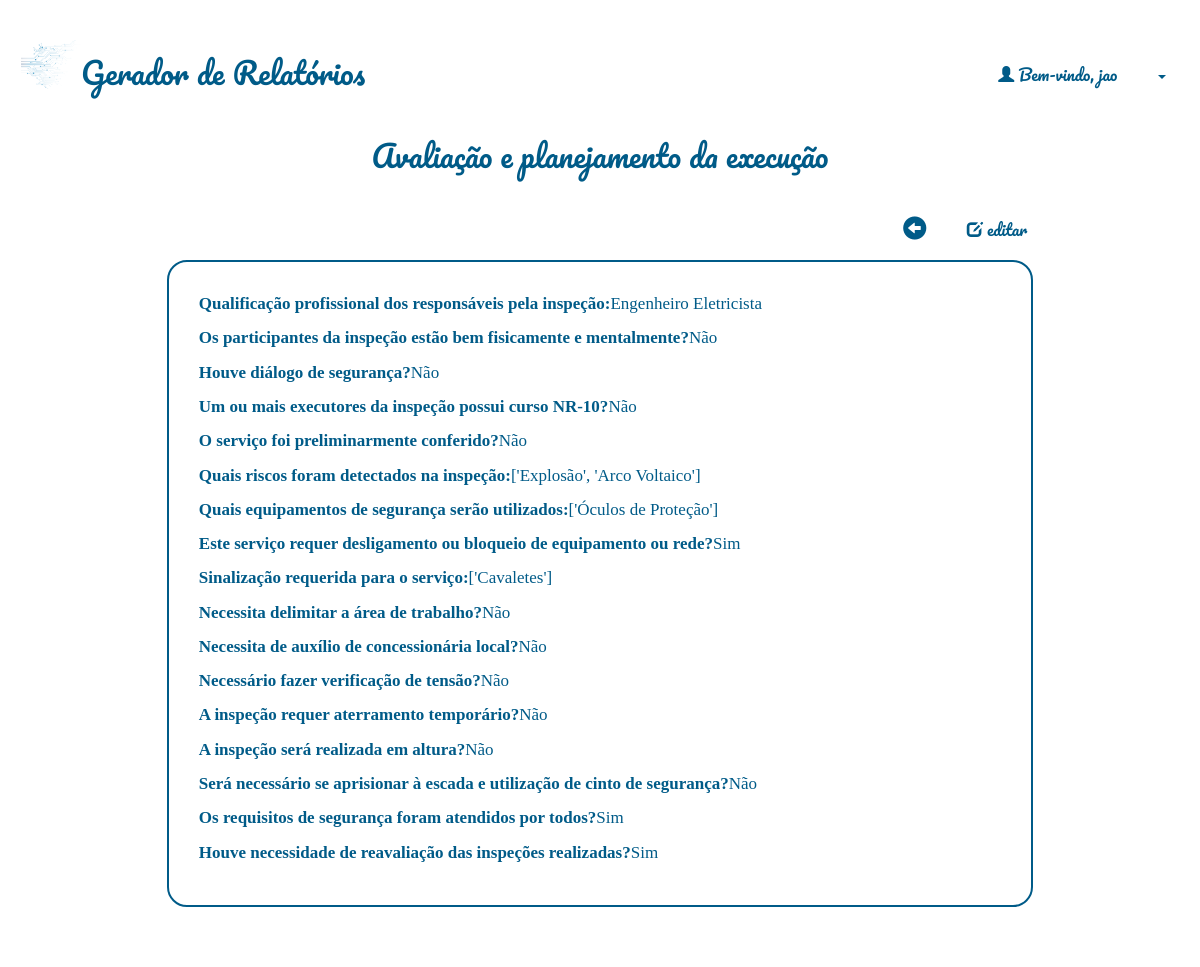
Screenshot of /relatorios/addplanejamento/42/ (signed in) with the database file from the repository.
### relatorio/models.py (models this page shows)
class Relatorio(models.Model):
    autor = models.ForeignKey(User, default=None, on_delete=models.CASCADE)
    data = models.DateTimeField()
    local = models.CharField(max_length=100)
    temperatura = models.IntegerField()
    clima = models.CharField(max_length=100)
    responsaveis = models.TextField(blank=True)
    qualiprof = models.CharField(max_length=100, default='')
    riscos = models.CharField(max_length=100, default='[]')
    equipamentos = models.CharField(max_length=100, default='[]')
    sinalizacao = models.CharField(max_length=100, default='[]')
    desligamento = models.CharField(max_length=4, default='')
    integridade = models.CharField(max_length=4, default='')
    dialogo = models.CharField(max_length=4, default='')
    curso_nr = models.CharField(max_length=4, default='')
    conferido = models.CharField(max_length=4, default='')
    delimitar_area = models.CharField(max_length=4, default='')
    auxconces = models.CharField(max_length=4, default='')
    tensao = models.CharField(max_length=4, default='')
    aterramento = models.CharField(max_length=4, default='')
    altura = models.CharField(max_length=4, default='')
    cinto_seg = models.CharField(max_length=4, default='')
    requi_seg = models.CharField(max_length=4, default='')
    reavaliacao = models.CharField(max_length=4, default='')
    tempambiente = models.CharField(max_length=100, default='')
    condambiente = models.CharField(max_length=100, default='')
    altitude = models.CharField(max_length=100, default='')
    presagua = models.CharField(max_length=100, default='')
    pressolidos = models.CharField(max_length=100, default='')
    pressubst = models.CharField(max_length=100, default='')
    solmecanicas = models.CharField(max_length=100, default='')
    presmofo = models.CharField(max_length=100, default='')
    presfauna = models.CharField(max_length=100, default='')
    infleletro = models.CharField(max_length=100, default='')
    radsolar = models.CharField(max_length=100, default='')
    descatm = models.CharField(max_length=100, default='')
    movdoar = models.CharField(max_length=100, default='')
    vento = models.CharField(max_length=100, default='')
    competencia = models.CharField(max_length=100, default='')
    reseletr = models.CharField(max_length=100, default='')
    contpessoas = models.CharField(max_length=100, default='')
    condfuga = models.CharField(max_length=100, default='')
    natmatpr = models.CharField(max_length=100, default='')
    natmatcons = models.CharField(max_length=100, default='')
    classestr = models.CharField(max_length=100, default='')
    documentacao = models.CharField(max_length=100, default='')
    ambientesofreu = models.CharField(max_length=100, default='')
    instalacaoinspecionada = models.CharField(max_length=100, default='')
    linhaseletricasdisp = models.CharField(max_length=100, default='')
    compinstalacao = models.CharField(max_length=100, default='')
    linhaseletricascorr = models.CharField(max_length=100, default='')
    tomadasdeforca = models.CharField(max_length=100, default='')
    qtdesufitomadas = models.CharField(max_length=100, default='')
    instlquadist = models.CharField(max_length=100, default='')
    novoscircuitos = models.CharField(max_length=100, default='')
    advquadist = models.CharField(max_length=100, default='')
    dispprotecaoident = models.CharField(max_length=100, default='')
    protcircuitos = models.CharField(max_length=100, default='')
    barramentoquadist = models.CharField(max_length=100, default='')
    bitola = models.CharField(max_length=100, default='')
    condutident = models.CharField(max_length=100, default='')
    disjundif = models.CharField(max_length=100, default='')
    dispprotecaosurtos = models.CharField(max_length=100, default='')
    servseguranca = models.CharField(max_length=100, default='')
    esqaterramento = models.CharField(max_length=100, default='')
    reservadeenergia = models.CharField(max_length=100, default='')
    fontseguranca = models.CharField(max_length=100, default='')
    paralelismo = models.CharField(max_length=100, default='')
    capbarramento = models.PositiveSmallIntegerField(default=0)
    protgeral = models.PositiveSmallIntegerField(default=0)
    protdr = models.PositiveSmallIntegerField(default=0)
    protdps = models.PositiveSmallIntegerField(default=0)
    vab = models.PositiveSmallIntegerField(default=0)
    van = models.PositiveSmallIntegerField(default=0)
    ia= models.PositiveSmallIntegerField(default=0)
    vbc = models.PositiveSmallIntegerField(default=0)
    vbn = models.PositiveSmallIntegerField(default=0)
    ib= models.PositiveSmallIntegerField(default=0)
    vca = models.PositiveSmallIntegerField(default=0)
    vcn = models.PositiveSmallIntegerField(default=0)
    ic= models.PositiveSmallIntegerField(default=0)
    continuidade = models.CharField(max_length=100, default='')
    resistencia = models.CharField(max_length=100, default='')
    selvpelv = models.CharField(max_length=100, default='')
    verificacao = models.CharField(max_length=100, default='')
    ensaiodetensao = models.CharField(max_length=100, default='')
    ensaiodefunc = models.CharField(max_length=100, default='')

### relatorio/views.py (the view, shortened to what this page needs)
# urls.py: path('addplanejamento/<int:rel_id>/', views.planejamento_add, name="addplanejamento"),
@login_required(login_url="/accounts/login/")
def planejamento_add(request, rel_id):
    relatorio = Relatorio.objects.get(id=rel_id)
    if relatorio.qualiprof != '':
        return render(request, 'relatorio/relatorio_planejamento_visualiza.html', {'relatorio': relatorio})

### relatorio/templates/relatorio/relatorio_planejamento_visualiza.html (shortened to what this page needs)
{% extends 'base_layout.html'%}
{% block content %}
<div id="relatorio-visualiza-wrapper"  class="container-fluid">
        <div class="container">
                <h2 style="text-align:center;">Avaliação e planejamento da execução</h3>
                <nav class="navbar navbar-expand-lg justify-content-space-between">
                        <button id="botao-icon" class="navbar-brand" onclick="history.back()">
                                <h3><span class="glyphicon glyphicon-circle-arrow-left"></span></h3>
                        </button>
                        <a id="botao-icon" class="nav-link" href="{% url 'relatorio:edita' rel_id=relatorio.id %}">
                                <span class="glyphicon glyphicon-edit"></span> editar
                        </a>
                </nav>
        <div id="relatorio-visualiza" class="container-fluid">
                <p><b>Qualificação profissional dos responsáveis pela inspeção:</b> {{relatorio.qualiprof}}</p>
                <p><b>Os participantes da inspeção estão bem fisicamente e mentalmente?</b> {{relatorio.integridade}}</p>
                <p><b>Houve diálogo de segurança?</b> {{relatorio.dialogo}}</p>
                <p><b>Um ou mais executores da inspeção possui curso NR-10?</b> {{relatorio.curso_nr}}</p>
                <p><b>O serviço foi preliminarmente conferido?</b> {{relatorio.conferido}}</p>
                <p><b>Quais riscos foram detectados na inspeção:</b> {{ relatorio.riscos }}</p>
                <p><b>Quais equipamentos de segurança serão utilizados:</b> {{relatorio.equipamentos}}</p>
                <p><b>Este serviço requer desligamento ou bloqueio de equipamento ou rede?</b> {{relatorio.desligamento}}</p>
                <p><b>Sinalização requerida para o serviço:</b> {{relatorio.sinalizacao}}</p>
                <p><b>Necessita delimitar a área de trabalho?</b> {{relatorio.delimitar_area}}</p>
                <p><b>Necessita de auxílio de concessionária local?</b> {{relatorio.auxconces}}</p>
                <p><b>Necessário fazer verificação de tensão?</b> {{relatorio.tensao}}</p>
                <p><b>A inspeção requer aterramento temporário?</b> {{relatorio.aterramento}}</p>
                <p><b>A inspeção será realizada em altura?</b> {{relatorio.altura}}</p>
                <p><b>Será necessário se aprisionar à escada e utilização de cinto de segurança?</b> {{relatorio.cinto_seg}}</p>
                <p><b>Os requisitos de segurança foram atendidos por todos?</b> {{relatorio.requi_seg}}</p>
                <p><b>Houve necessidade de reavaliação das inspeções realizadas?</b> {{relatorio.reavaliacao}}</p>
        </div>
        </div>
</div>
{% endblock %}

### templates/base_layout.html (shortened to what this page needs)
<!DOCTYPE html>
<html lang="pt-BR">
<head>
    <link href="https://cdn.jsdelivr.net/npm/bootstrap@5.1.3/dist/css/bootstrap.min.css" rel="stylesheet">
    <link rel="stylesheet" href="https://maxcdn.bootstrapcdn.com/bootstrap/3.4.0/css/bootstrap.min.css">
    {% load static %}
    <link rel="stylesheet" href="{% static 'styles.css' %}">
</head>
<body>
    <header class="wrapper">
        <h1><a href="{% url 'home' %}"><img src="{% static 'logo.png' %}" alt="calendario"/>Gerador de Relatórios</a></h1>
        <nav>
            <ul style="margin: 40px 0 0 0;">
                {% if user.is_authenticated %}
                    <div class="dropdown">
                        <span class="glyphicon glyphicon-user"></span> Bem-vindo, {{ user }}
                        <a class="btn btn-secondary dropdown-toggle" href="#" role="button" id="botao-usuario" data-toggle="dropdown" aria-haspopup="true" aria-expanded="false">
                          </a>
                      </div>
                {% else %}
                    <a id="botao-icon" href="{% url 'accounts:login' %}">Log in</a>
                    <a id="botao-icon" href="{% url 'accounts:signup' %}">Sign up</a>
                {% endif %}
            </ul>
        </nav>
    </header>
    <div class="wrapper">
        {% block content %}
        {% endblock %}
    </div>
</body>
</html>

### assets/styles.css (style rules this page uses)
body { background-color: #ffffff; color: #005b88; padding: 0 1px 0 1px; font-family: Pacifico; font-size: medium; }
img { width: 60px; height: auto; vertical-align: bottom; }
#botao-usuario { background-color: transparent; color: #005b88; }
.login input, #relatorio-visualiza, #criaRelatorio { font-family: Cambria, Cochin, Georgia, Times, 'Times New Roman', serif; }
#relatorio-visualiza-wrapper { width: 80%; display: flex; align-items: center; justify-content: center; justify-self: center; }
#relatorio-visualiza { border-radius: 20px; align-self: center; text-align: center; border: 2px solid #005b88; margin: 40px; margin-top: 5px; margin-left: auto; padding: 30px; font-size: 17px; position: relative; }
#relatorio-visualiza p { display: table; text-justify: auto; }
h1 a { font-weight: normal; font-size: 30px; margin: 0; }
h2,h3,h4,h5 { color: #005b88; font-weight: normal; margin: 0; }
a, .dropdown-item { color: #005b88; }
a, a:hover, a:visited, .dropdown-item:visited { text-decoration: none; }
.wrapper { margin: 0 auto; padding: 20px; }
header { display: grid; align-self: center; grid-template-columns: 1fr 1fr; padding: 20px 0; }
nav { justify-self: end; }
.navbar { margin-bottom: 0px; padding-bottom: 0px; margin-top: 3%; }
nav a { display: inline-block; margin-left: 20px; }
#botao-icon { background: none; font-family: Pacifico; color: #005b88; cursor: pointer; border-width: 0; justify-self: start; cursor: pointer; padding: 5px; }
.navbar-brand { margin-left: 0px; font-size: 23px; cursor:default; }

### rows the page displays
Relatorio: qualiprof "Engenheiro Eletricista", integridade "Não", dialogo "Não", curso_nr "Não", conferido "Não", riscos "['Explosão', 'Arco Voltaico']", equipamentos "['Óculos de Proteção']", desligamento "Sim", sinalizacao "['Cavaletes']", delimitar_area "Não", auxconces "Não", tensao "Não", aterramento "Não", altura "Não", cinto_seg "Não", requi_seg "Sim", reavaliacao "Sim"

### other values shown
{{ user }} "jao"
